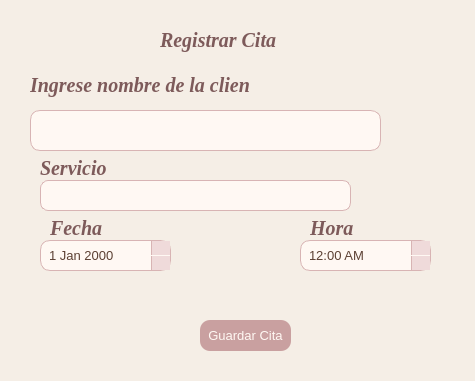
<?xml version="1.0" encoding="UTF-8"?>
<ui version="4.0">
 <class>FormularioCita</class>
 <widget class="QDialog" name="FormularioCita">
  <property name="geometry">
   <rect>
    <x>0</x>
    <y>0</y>
    <width>475</width>
    <height>381</height>
   </rect>
  </property>
  <property name="windowTitle">
   <string>Dialog</string>
  </property>
  <property name="styleSheet">
   <string notr="true">background-color: #F5EEE6;</string>
  </property>
  <widget class="QLabel" name="label">
   <property name="geometry">
    <rect>
     <x>160</x>
     <y>20</y>
     <width>161</width>
     <height>41</height>
    </rect>
   </property>
   <property name="styleSheet">
    <string notr="true">color: #7D5A5A;
font-family: Georgia;
font-size: 20px;
font-style: italic;
font-weight: bold;</string>
   </property>
   <property name="text">
    <string>Registrar Cita</string>
   </property>
  </widget>
  <widget class="QLineEdit" name="inputNombre">
   <property name="geometry">
    <rect>
     <x>30</x>
     <y>110</y>
     <width>351</width>
     <height>41</height>
    </rect>
   </property>
   <property name="styleSheet">
    <string notr="true">QLineEdit {
    background-color: #FFF8F3;
    border: 1px solid #D8B4B4;
    border-radius: 10px;
    padding: 8px;
    color: #5C4033;
    font-family: &quot;Segoe UI&quot;;
    font-size: 13px;
}

QLineEdit:focus {
    border: 2px solid #C9A0A0;
    background-color: #FFFDFC;
}</string>
   </property>
  </widget>
  <widget class="QComboBox" name="comboServicio">
   <property name="geometry">
    <rect>
     <x>40</x>
     <y>180</y>
     <width>311</width>
     <height>31</height>
    </rect>
   </property>
   <property name="styleSheet">
    <string notr="true">QComboBox {
    background-color: #FFF8F3;
    border: 1px solid #D8B4B4;
    border-radius: 8px;
    padding: 6px;
    color: #5C4033;
    font-size: 13px;
}

QComboBox::drop-down {
    border: none;
    width: 20px;
}

QComboBox:on {
    border: 2px solid #C9A0A0;
}

QComboBox QAbstractItemView {
    background-color: #FFF8F3;
    color: #5C4033;
    selection-background-color: #E8C4C4;
    selection-color: #4A2C2A;
    border: 1px solid #D8B4B4;
    outline: none;
}</string>
   </property>
  </widget>
  <widget class="QDateEdit" name="dateEdit">
   <property name="geometry">
    <rect>
     <x>40</x>
     <y>240</y>
     <width>131</width>
     <height>31</height>
    </rect>
   </property>
   <property name="styleSheet">
    <string notr="true">QDateEdit {
    background-color: #FFF8F3;
    border: 1px solid #D8B4B4;
    border-radius: 10px;
    padding: 6px;
    color: #5C4033;
    font-family: &quot;Segoe UI&quot;;
    font-size: 13px;
}

QDateEdit:focus {
    border: 2px solid #C9A0A0;
    background-color: #FFFDFC;
}

QDateEdit::up-button,
QDateEdit::down-button {
    width: 18px;
    background-color: #EFDADA;
    border-left: 1px solid #D8B4B4;
}

QDateEdit::up-button:hover,
QDateEdit::down-button:hover {
    background-color: #D8B4B4;
}

QDateEdit::up-arrow,
QDateEdit::down-arrow {
    width: 8px;
    height: 8px;
}</string>
   </property>
  </widget>
  <widget class="QTimeEdit" name="timeEdit">
   <property name="geometry">
    <rect>
     <x>300</x>
     <y>240</y>
     <width>131</width>
     <height>31</height>
    </rect>
   </property>
   <property name="styleSheet">
    <string notr="true">QTimeEdit {
    background-color: #FFF8F3;
    border: 1px solid #D8B4B4;
    border-radius: 10px;
    padding: 6px;
    color: #5C4033;
    font-family: &quot;Segoe UI&quot;;
    font-size: 13px;
}

QTimeEdit:focus {
    border: 2px solid #C9A0A0;
    background-color: #FFFDFC;
}

QTimeEdit::up-button,
QTimeEdit::down-button {
    width: 18px;
    background-color: #EFDADA;
    border-left: 1px solid #D8B4B4;
}

QTimeEdit::up-button:hover,
QTimeEdit::down-button:hover {
    background-color: #D8B4B4;
}

QTimeEdit::up-arrow,
QTimeEdit::down-arrow {
    width: 8px;
    height: 8px;
}</string>
   </property>
   <property name="displayFormat">
    <string>h:mm AP</string>
   </property>
  </widget>
  <widget class="QPushButton" name="btnGuardar">
   <property name="geometry">
    <rect>
     <x>200</x>
     <y>320</y>
     <width>91</width>
     <height>31</height>
    </rect>
   </property>
   <property name="styleSheet">
    <string notr="true">QPushButton {
    background-color: #C9A0A0;
    color: #FFF8F3;
    border-radius: 10px;
    padding: 8px;
    font-size: 13px;
    font-family: Segoe UI;
}

QPushButton:hover {
    background-color: #B88B8B;
}</string>
   </property>
   <property name="text">
    <string>Guardar Cita</string>
   </property>
  </widget>
  <widget class="QLabel" name="label_2">
   <property name="geometry">
    <rect>
     <x>30</x>
     <y>70</y>
     <width>220</width>
     <height>31</height>
    </rect>
   </property>
   <property name="styleSheet">
    <string notr="true">color: #7D5A5A;
font-family: Georgia;
font-size: 20px;
font-style: italic;
font-weight: bold;</string>
   </property>
   <property name="text">
    <string>Ingrese nombre de la clienta</string>
   </property>
  </widget>
  <widget class="QLabel" name="label_3">
   <property name="geometry">
    <rect>
     <x>40</x>
     <y>160</y>
     <width>220</width>
     <height>16</height>
    </rect>
   </property>
   <property name="styleSheet">
    <string notr="true">color: #7D5A5A;
font-family: Georgia;
font-size: 20px;
font-style: italic;
font-weight: bold;</string>
   </property>
   <property name="text">
    <string>Servicio</string>
   </property>
  </widget>
  <widget class="QLabel" name="label_4">
   <property name="geometry">
    <rect>
     <x>50</x>
     <y>220</y>
     <width>220</width>
     <height>16</height>
    </rect>
   </property>
   <property name="styleSheet">
    <string notr="true">color: #7D5A5A;
font-family: Georgia;
font-size: 20px;
font-style: italic;
font-weight: bold;</string>
   </property>
   <property name="text">
    <string>Fecha</string>
   </property>
  </widget>
  <widget class="QLabel" name="label_5">
   <property name="geometry">
    <rect>
     <x>310</x>
     <y>220</y>
     <width>220</width>
     <height>16</height>
    </rect>
   </property>
   <property name="styleSheet">
    <string notr="true">color: #7D5A5A;
font-family: Georgia;
font-size: 20px;
font-style: italic;
font-weight: bold;</string>
   </property>
   <property name="text">
    <string>Hora</string>
   </property>
  </widget>
 </widget>
 <resources/>
 <connections/>
</ui>
